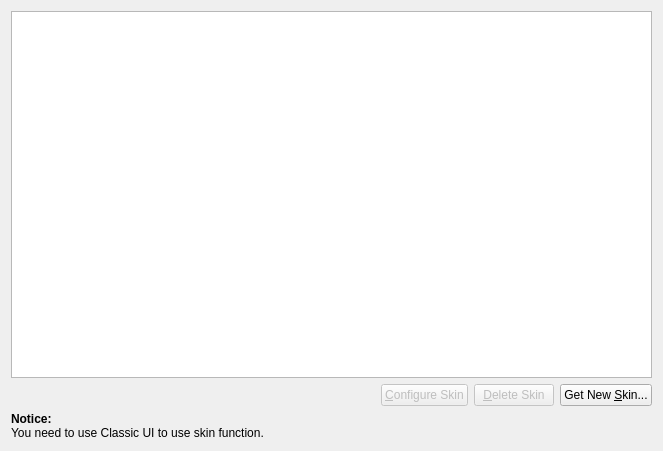
<?xml version="1.0" encoding="UTF-8"?>
<ui version="4.0">
 <class>SkinPage</class>
 <widget class="QWidget" name="SkinPage">
  <property name="geometry">
   <rect>
    <x>0</x>
    <y>0</y>
    <width>663</width>
    <height>451</height>
   </rect>
  </property>
  <property name="windowTitle">
   <string comment="KDE::DoNotExtract">Form</string>
  </property>
  <layout class="QVBoxLayout" name="verticalLayout_2">
   <item>
    <widget class="QListView" name="skinView"/>
   </item>
   <item>
    <layout class="QHBoxLayout" name="horizontalLayout">
     <item>
      <spacer name="horizontalSpacer">
       <property name="orientation">
        <enum>Qt::Horizontal</enum>
       </property>
       <property name="sizeHint" stdset="0">
        <size>
         <width>40</width>
         <height>20</height>
        </size>
       </property>
      </spacer>
     </item>
     <item>
      <widget class="QPushButton" name="configureSkinButton">
       <property name="enabled">
        <bool>false</bool>
       </property>
       <property name="text">
        <string>&amp;Configure Skin</string>
       </property>
      </widget>
     </item>
     <item>
      <widget class="QPushButton" name="deleteSkinButton">
       <property name="enabled">
        <bool>false</bool>
       </property>
       <property name="text">
        <string>&amp;Delete Skin</string>
       </property>
      </widget>
     </item>
     <item>
      <widget class="QPushButton" name="installSkinButton">
       <property name="text">
        <string>Get New &amp;Skin...</string>
       </property>
      </widget>
     </item>
    </layout>
   </item>
   <item>
    <widget class="QLabel" name="label">
     <property name="text">
      <string>&lt;!DOCTYPE HTML PUBLIC &quot;-//W3C//DTD HTML 4.0//EN&quot; &quot;http://www.w3.org/TR/REC-html40/strict.dtd&quot;&gt;
&lt;html&gt;&lt;head&gt;&lt;meta name=&quot;qrichtext&quot; content=&quot;1&quot; /&gt;&lt;style type=&quot;text/css&quot;&gt;
p, li { white-space: pre-wrap; }
&lt;/style&gt;&lt;/head&gt;&lt;body style=&quot; font-family:'Sans Serif'; font-size:9pt; font-weight:400; font-style:normal;&quot;&gt;
&lt;p style=&quot; margin-top:0px; margin-bottom:0px; margin-left:0px; margin-right:0px; -qt-block-indent:0; text-indent:0px;&quot;&gt;&lt;span style=&quot; font-weight:600;&quot;&gt;Notice:&lt;/span&gt;&lt;/p&gt;
&lt;p style=&quot; margin-top:0px; margin-bottom:0px; margin-left:0px; margin-right:0px; -qt-block-indent:0; text-indent:0px;&quot;&gt;You need to use Classic UI to use skin function.&lt;/p&gt;&lt;/body&gt;&lt;/html&gt;</string>
     </property>
    </widget>
   </item>
  </layout>
 </widget>
 <resources/>
 <connections/>
</ui>
